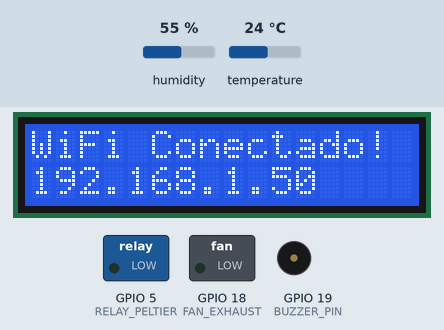
A sketch run on a simulated ESP32. Parts: 16×2 character LCD, switched loads named in the sketch (green lamp = pin HIGH), buzzer (waves = sounding, pin HIGH). The test bench sets the inputs (shaded band); at power-on: temperature 24 °C, humidity 55 %. WiFi joins after 1.5 s; servers stay silent unless stated; uploads are accepted with an empty reply; what the sketch prints to the serial monitor is not drawn.

Above: at 1.7 s.
At 5.1 s:
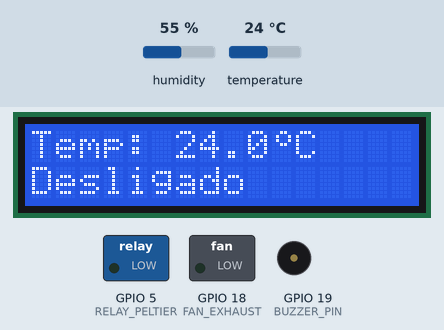
5.2 s: temperature set to 12 °C
At 9.0 s:
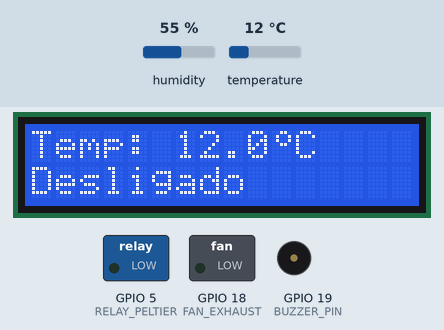
9.5 s: temperature set to 19 °C
At 10.7 s:
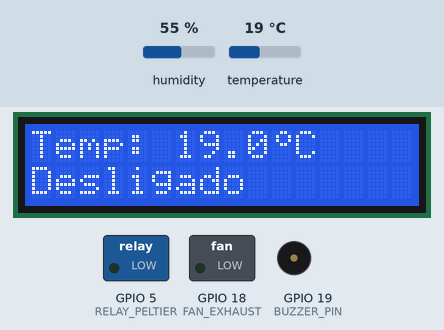
13.7 s: temperature set to 28 °C
At 14.9 s:
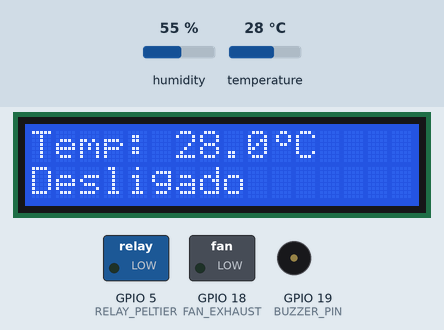
Timing chart, 0 to 16.7 s (numbered marks = the images above; inputs shaded):
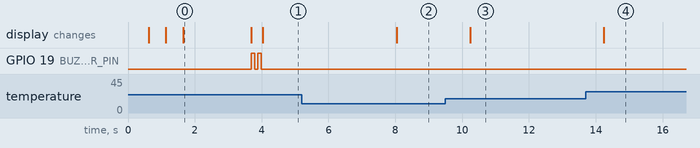

The sketch:

esp32-desidratador.ino
```cpp
/*
 * DESIDRATADOR DE ALIMENTOS - CODIGO ESP32
 *
 * Componentes:
 * - ESP32
 * - Modulo Rele (para celula Peltier)
 * - DHT11 (sensor de temperatura e umidade)
 * - Display LCD 16x2 I2C
 * - Buzzer
 * - Ventoinha da Peltier (integrada)
 * - Ventoinha de exaustao
 *
 * Conexões:
 * ESP32          Componente
 * ------         ----------
 * GPIO 4   --->  DHT11 (DATA)
 * GPIO 5   --->  Modulo Rele (IN) --> Celula Peltier + Ventoinha integrada
 * GPIO 18  --->  Ventoinha de Exaustao (via transistor ou rele)
 * GPIO 19  --->  Buzzer (+)
 * GPIO 21  --->  LCD I2C (SDA)
 * GPIO 22  --->  LCD I2C (SCL)
 * 3.3V     --->  DHT11 (VCC), LCD (VCC)
 * GND      --->  Todos os GND
 * 5V/VIN   --->  Modulo Rele (VCC)
 *
 * Funcionalidades:
 * - Leitura de temperatura e umidade
 * - Controle de temperatura com limite de 60°C
 * - Display LCD mostrando temperatura atual
 * - Buzzer quando processo termina
 * - Comunicacao WiFi com servidor web
 */

#include <WiFi.h>
#include <HTTPClient.h>
#include "DHT.h"
#include <ArduinoJson.h>
#include <LiquidCrystal_I2C.h>

// ==================== CONFIGURACOES DE PINOS ====================
#define DHTPIN 4          // Pino do DHT11
#define DHTTYPE DHT11     // Tipo do sensor
#define RELAY_PELTIER 5   // Rele da celula Peltier
#define FAN_EXHAUST 18    // Ventoinha de exaustao
#define BUZZER_PIN 19     // Buzzer

// ==================== CONFIGURACOES DE REDE ====================
const char* ssid = "SEU_WIFI";           // Substitua pelo seu WiFi
const char* password = "SUA_SENHA";       // Substitua pela sua senha
const char* serverUrl = "http://SEU_IP:3000/api/sensor"; // URL do servidor

// Chave de API para autenticacao
const char* apiKey = "desidratador_esp32_2026";

// ==================== OBJETOS ====================
DHT dht(DHTPIN, DHTTYPE);
LiquidCrystal_I2C lcd(0x27, 16, 2);  // Endereco I2C comum: 0x27 ou 0x3F

// ==================== VARIAVEIS GLOBAIS ====================
float temperaturaAtual = 25.0;
float umidadeAtual = 50.0;
float setpoint = 57.0;
bool equipamentoLigado = false;
bool processoAtivo = false;
int tempoRestante = 0;
bool buzzerAtivo = false;

// Controle de tempo
unsigned long ultimaLeitura = 0;
unsigned long ultimoEnvio = 0;
unsigned long fanDesligaTimer = 0;

// Intervalos (em ms)
const unsigned long INTERVALO_LEITURA = 2000;  // Leitura do sensor
const unsigned long INTERVALO_ENVIO = 3000;    // Envio para servidor

// Simbolo de grau para LCD
byte grauSymbol[8] = {
  0b00110,
  0b01001,
  0b01001,
  0b00110,
  0b00000,
  0b00000,
  0b00000,
  0b00000
};

// ==================== SETUP ====================
void setup() {
  Serial.begin(115200);
  Serial.println("\n=== DESIDRATADOR DE ALIMENTOS ===");

  // Inicializa pinos
  pinMode(RELAY_PELTIER, OUTPUT);
  pinMode(FAN_EXHAUST, OUTPUT);
  pinMode(BUZZER_PIN, OUTPUT);

  // Estado inicial: tudo desligado
  digitalWrite(RELAY_PELTIER, LOW);
  digitalWrite(FAN_EXHAUST, LOW);
  digitalWrite(BUZZER_PIN, LOW);

  // Inicializa DHT11
  dht.begin();
  Serial.println("DHT11 inicializado");

  // Inicializa LCD
  lcd.init();
  lcd.backlight();
  lcd.createChar(0, grauSymbol);

  // Tela de boas-vindas
  lcd.clear();
  lcd.setCursor(0, 0);
  lcd.print("  DESIDRATADOR  ");
  lcd.setCursor(0, 1);
  lcd.print("  Iniciando...  ");

  // Conecta WiFi
  conectarWiFi();

  // Atualiza LCD
  lcd.clear();
  lcd.setCursor(0, 0);
  lcd.print("Temp: --.-");
  lcd.write(0);
  lcd.print("C");
  lcd.setCursor(0, 1);
  lcd.print("Aguardando...");

  // Beep de inicializacao
  beep(100);
  delay(100);
  beep(100);

  Serial.println("Sistema pronto!");
}

// ==================== LOOP PRINCIPAL ====================
void loop() {
  unsigned long agora = millis();

  // Verifica conexao WiFi
  if (WiFi.status() != WL_CONNECTED) {
    Serial.println("WiFi desconectado, reconectando...");
    conectarWiFi();
  }

  // Leitura do sensor
  if (agora - ultimaLeitura >= INTERVALO_LEITURA) {
    ultimaLeitura = agora;
    lerSensor();
    atualizarLCD();
    controlarTemperatura();
  }

  // Envio para servidor
  if (agora - ultimoEnvio >= INTERVALO_ENVIO) {
    ultimoEnvio = agora;
    enviarDados();
  }

  // Controle da ventoinha de exaustao
  if (!equipamentoLigado && millis() > fanDesligaTimer) {
    digitalWrite(FAN_EXHAUST, LOW);
  }

  // Controle do buzzer (processo terminado)
  if (buzzerAtivo) {
    tocarAlerta();
    buzzerAtivo = false;
  }
}

// ==================== FUNCOES ====================

void conectarWiFi() {
  Serial.print("Conectando ao WiFi: ");
  Serial.println(ssid);

  lcd.clear();
  lcd.setCursor(0, 0);
  lcd.print("Conectando WiFi");

  WiFi.begin(ssid, password);

  int tentativas = 0;
  while (WiFi.status() != WL_CONNECTED && tentativas < 30) {
    delay(500);
    Serial.print(".");
    lcd.setCursor(tentativas % 16, 1);
    lcd.print(".");
    tentativas++;
  }

  if (WiFi.status() == WL_CONNECTED) {
    Serial.println("\nWiFi conectado!");
    Serial.print("IP: ");
    Serial.println(WiFi.localIP());

    lcd.clear();
    lcd.setCursor(0, 0);
    lcd.print("WiFi Conectado!");
    lcd.setCursor(0, 1);
    lcd.print(WiFi.localIP());
    delay(2000);
  } else {
    Serial.println("\nFalha na conexao WiFi!");
    lcd.clear();
    lcd.setCursor(0, 0);
    lcd.print("WiFi: ERRO!");
    delay(2000);
  }
}

void lerSensor() {
  float t = dht.readTemperature();
  float h = dht.readHumidity();

  if (isnan(t) || isnan(h)) {
    Serial.println("Erro na leitura do DHT11!");
    return;
  }

  temperaturaAtual = t;
  umidadeAtual = h;

  Serial.print("Temperatura: ");
  Serial.print(temperaturaAtual);
  Serial.print("°C | Umidade: ");
  Serial.print(umidadeAtual);
  Serial.println("%");
}

void atualizarLCD() {
  lcd.setCursor(0, 0);
  lcd.print("Temp: ");
  lcd.print(temperaturaAtual, 1);
  lcd.write(0);
  lcd.print("C  ");

  lcd.setCursor(0, 1);
  if (processoAtivo && tempoRestante > 0) {
    // Mostra tempo restante
    int horas = tempoRestante / 3600;
    int minutos = (tempoRestante % 3600) / 60;
    lcd.print("Rest: ");
    if (horas > 0) {
      lcd.print(horas);
      lcd.print("h");
    }
    lcd.print(minutos);
    lcd.print("min   ");
  } else if (equipamentoLigado) {
    lcd.print("Alvo: ");
    lcd.print((int)setpoint);
    lcd.write(0);
    lcd.print("C     ");
  } else {
    lcd.print("Desligado      ");
  }
}

void controlarTemperatura() {
  // Seguranca: limite maximo de 60°C
  const float TEMP_MAX = 60.0;
  const float HISTERESE = 2.0;

  if (!equipamentoLigado) {
    digitalWrite(RELAY_PELTIER, LOW);
    return;
  }

  // Protecao contra superaquecimento
  if (temperaturaAtual >= TEMP_MAX) {
    Serial.println("ALERTA: Temperatura maxima atingida!");
    digitalWrite(RELAY_PELTIER, LOW);
    digitalWrite(FAN_EXHAUST, HIGH);
    fanDesligaTimer = millis() + 10000;
    return;
  }

  // Controle com histerese
  if (temperaturaAtual <= setpoint - HISTERESE) {
    // Liga aquecimento
    digitalWrite(RELAY_PELTIER, HIGH);
    digitalWrite(FAN_EXHAUST, HIGH);
    Serial.println("Aquecimento: LIGADO");
  }
  else if (temperaturaAtual >= setpoint) {
    // Desliga aquecimento
    digitalWrite(RELAY_PELTIER, LOW);
    fanDesligaTimer = millis() + 5000;
    Serial.println("Aquecimento: DESLIGADO (temperatura atingida)");
  }
}

void enviarDados() {
  if (WiFi.status() != WL_CONNECTED) {
    Serial.println("Sem WiFi para enviar dados");
    return;
  }

  HTTPClient http;
  http.begin(serverUrl);
  http.addHeader("Content-Type", "application/json");
  http.addHeader("X-API-Key", apiKey);

  // Monta JSON para envio
  StaticJsonDocument<200> doc;
  doc["temperatura"] = temperaturaAtual;
  doc["umidade"] = umidadeAtual;

  String json;
  serializeJson(doc, json);

  Serial.print("Enviando: ");
  Serial.println(json);

  int httpCode = http.POST(json);

  if (httpCode == 200) {
    String resposta = http.getString();
    Serial.print("Resposta: ");
    Serial.println(resposta);

    // Processa resposta do servidor
    StaticJsonDocument<300> respDoc;
    DeserializationError erro = deserializeJson(respDoc, resposta);

    if (!erro) {
      // Atualiza setpoint
      if (respDoc.containsKey("setpoint")) {
        float novoSetpoint = respDoc["setpoint"];
        if (novoSetpoint != setpoint) {
          setpoint = min(novoSetpoint, 60.0f);  // Limite de seguranca
          Serial.print("Setpoint atualizado: ");
          Serial.println(setpoint);
        }
      }

      // Atualiza estado do equipamento
      if (respDoc.containsKey("equipamentoLigado")) {
        equipamentoLigado = respDoc["equipamentoLigado"];
      }

      // Atualiza estado do processo
      if (respDoc.containsKey("processoAtivo")) {
        processoAtivo = respDoc["processoAtivo"];
      }

      // Atualiza tempo restante
      if (respDoc.containsKey("tempoRestante")) {
        tempoRestante = respDoc["tempoRestante"];
      }

      // Verifica se deve tocar buzzer
      if (respDoc.containsKey("buzzer") && respDoc["buzzer"] == true) {
        buzzerAtivo = true;
      }
    }
  } else {
    Serial.print("Erro HTTP: ");
    Serial.println(httpCode);
  }

  http.end();
}

void beep(int duracao) {
  digitalWrite(BUZZER_PIN, HIGH);
  delay(duracao);
  digitalWrite(BUZZER_PIN, LOW);
}

void tocarAlerta() {
  Serial.println("=== PROCESSO CONCLUIDO! ===");

  // Sequencia de beeps para alertar
  for (int i = 0; i < 5; i++) {
    beep(200);
    delay(200);
  }

  // Pausa
  delay(1000);

  // Segunda sequencia
  for (int i = 0; i < 3; i++) {
    beep(500);
    delay(300);
  }

  // Atualiza LCD
  lcd.clear();
  lcd.setCursor(0, 0);
  lcd.print("*** PRONTO! ***");
  lcd.setCursor(0, 1);
  lcd.print("Retire alimento");
}
```

Measured:
- after the input at 5.2 s, the display: changes after 2.8 s (image 2)
- after the input at 9.5 s, the display: changes after 0.74 s (image 3)
- after the input at 13.7 s, the display: changes after 0.54 s (image 4)
- what the display in image 0 shows lasts 2.0 s, from 1.7 s to 3.7 s
